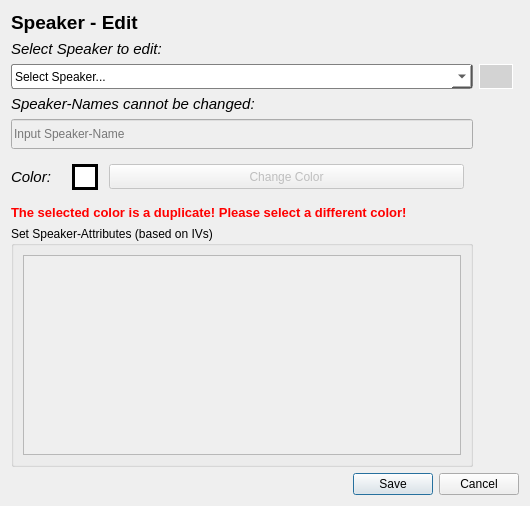
<?xml version="1.0" encoding="UTF-8"?>
<ui version="4.0">
 <class>SpeakerEditorDialog</class>
 <widget class="QDialog" name="SpeakerEditorDialog">
  <property name="geometry">
   <rect>
    <x>0</x>
    <y>0</y>
    <width>530</width>
    <height>506</height>
   </rect>
  </property>
  <property name="windowTitle">
   <string>Dialog</string>
  </property>
  <layout class="QGridLayout" name="gridLayout_2">
   <item row="8" column="0">
    <widget class="QWidget" name="widget_colorcontents" native="true">
     <layout class="QHBoxLayout" name="horizontalLayout">
      <property name="leftMargin">
       <number>0</number>
      </property>
      <item>
       <widget class="QLabel" name="label_currentcolor">
        <property name="sizePolicy">
         <sizepolicy hsizetype="Maximum" vsizetype="Preferred">
          <horstretch>0</horstretch>
          <verstretch>0</verstretch>
         </sizepolicy>
        </property>
        <property name="font">
         <font>
          <pointsize>11</pointsize>
          <italic>true</italic>
         </font>
        </property>
        <property name="text">
         <string>Color:</string>
        </property>
       </widget>
      </item>
      <item>
       <spacer name="horizontalSpacer_2">
        <property name="orientation">
         <enum>Qt::Horizontal</enum>
        </property>
        <property name="sizeType">
         <enum>QSizePolicy::Fixed</enum>
        </property>
        <property name="sizeHint" stdset="0">
         <size>
          <width>15</width>
          <height>20</height>
         </size>
        </property>
       </spacer>
      </item>
      <item>
       <widget class="QLabel" name="label_colorsquare">
        <property name="styleSheet">
         <string notr="true">QLabel {
    background-color: rgb(255, 255, 255);
    border: 3px solid black; /* Change border properties as needed */
	max-height: 20px;
	max-width: 20px;
	min-height: 20px;
	min-width: 20px;
}</string>
        </property>
       </widget>
      </item>
      <item>
       <spacer name="horizontalSpacer">
        <property name="orientation">
         <enum>Qt::Horizontal</enum>
        </property>
        <property name="sizeType">
         <enum>QSizePolicy::Fixed</enum>
        </property>
        <property name="sizeHint" stdset="0">
         <size>
          <width>5</width>
          <height>20</height>
         </size>
        </property>
       </spacer>
      </item>
      <item>
       <widget class="QPushButton" name="btn_changecolor">
        <property name="enabled">
         <bool>false</bool>
        </property>
        <property name="sizePolicy">
         <sizepolicy hsizetype="Preferred" vsizetype="Fixed">
          <horstretch>0</horstretch>
          <verstretch>0</verstretch>
         </sizepolicy>
        </property>
        <property name="minimumSize">
         <size>
          <width>25</width>
          <height>25</height>
         </size>
        </property>
        <property name="text">
         <string>Change Color</string>
        </property>
        <property name="checkable">
         <bool>false</bool>
        </property>
       </widget>
      </item>
     </layout>
    </widget>
   </item>
   <item row="11" column="0">
    <widget class="QGroupBox" name="groupBox_ivs">
     <property name="enabled">
      <bool>true</bool>
     </property>
     <property name="title">
      <string>Set Speaker-Attributes (based on IVs)</string>
     </property>
     <layout class="QVBoxLayout" name="verticalLayout">
      <item>
       <widget class="QScrollArea" name="scrollArea_ivs">
        <property name="enabled">
         <bool>true</bool>
        </property>
        <property name="widgetResizable">
         <bool>true</bool>
        </property>
        <widget class="QWidget" name="scrollArea_ivscontents">
         <property name="enabled">
          <bool>false</bool>
         </property>
         <property name="geometry">
          <rect>
           <x>0</x>
           <y>0</y>
           <width>453</width>
           <height>194</height>
          </rect>
         </property>
         <layout class="QGridLayout" name="gridLayout"/>
        </widget>
       </widget>
      </item>
     </layout>
    </widget>
   </item>
   <item row="3" column="0">
    <layout class="QHBoxLayout" name="horizontalLayout_2">
     <item>
      <widget class="QLabel" name="label_speakername">
       <property name="sizePolicy">
        <sizepolicy hsizetype="Maximum" vsizetype="Maximum">
         <horstretch>0</horstretch>
         <verstretch>0</verstretch>
        </sizepolicy>
       </property>
       <property name="font">
        <font>
         <pointsize>11</pointsize>
         <italic>true</italic>
        </font>
       </property>
       <property name="text">
        <string>Speaker-Names cannot be changed:</string>
       </property>
      </widget>
     </item>
     <item alignment="Qt::AlignRight">
      <widget class="QLabel" name="label_variableinputwarning">
       <property name="font">
        <font>
         <pointsize>10</pointsize>
         <bold>true</bold>
        </font>
       </property>
       <property name="styleSheet">
        <string notr="true">QLabel{color:red;}</string>
       </property>
       <property name="text">
        <string/>
       </property>
      </widget>
     </item>
    </layout>
   </item>
   <item row="2" column="0">
    <widget class="QComboBox" name="comboBox_selectspeaker">
     <property name="minimumSize">
      <size>
       <width>119</width>
       <height>25</height>
      </size>
     </property>
     <property name="styleSheet">
      <string notr="true">QComboBox {
    background-color: white;
    border: 1px solid gray;
    border-radius: 3px;
    padding: 1px 18px 1px 3px;
    min-width: 6em;
}

QComboBox::drop-down {
    subcontrol-origin: padding;
    subcontrol-position: top right;
    width: 20px;
}
</string>
     </property>
     <property name="currentText">
      <string/>
     </property>
     <property name="insertPolicy">
      <enum>QComboBox::InsertAlphabetically</enum>
     </property>
     <property name="placeholderText">
      <string>Select Speaker...</string>
     </property>
    </widget>
   </item>
   <item row="2" column="1">
    <widget class="QPushButton" name="btn_delete_speaker">
     <property name="enabled">
      <bool>false</bool>
     </property>
     <property name="minimumSize">
      <size>
       <width>25</width>
       <height>25</height>
      </size>
     </property>
     <property name="styleSheet">
      <string notr="true">QPushButton {
    background-color: lightgrey;
    border: 1px solid white;
	color: white;
}

QPushButton:hover {
    background-color: lightgrey;
    color: dark grey; 
	text-decoration: underline;
}

QPushButton:pressed {
    background-color: white;
}

QPushButton:focus {
    border: 1px solid white;
}

QPushButton::menu-indicator {
    image: none;
}</string>
     </property>
     <property name="text">
      <string/>
     </property>
     <property name="icon">
      <iconset resource="resources.qrc">
       <normaloff>:/images/images/trash_icon.png</normaloff>:/images/images/trash_icon.png</iconset>
     </property>
    </widget>
   </item>
   <item row="1" column="0">
    <widget class="QLabel" name="label_speakerselect">
     <property name="font">
      <font>
       <pointsize>11</pointsize>
       <italic>true</italic>
      </font>
     </property>
     <property name="text">
      <string>Select Speaker to edit:</string>
     </property>
    </widget>
   </item>
   <item row="6" column="0">
    <widget class="QLineEdit" name="lineEdit_nameinput">
     <property name="enabled">
      <bool>false</bool>
     </property>
     <property name="sizePolicy">
      <sizepolicy hsizetype="Minimum" vsizetype="Fixed">
       <horstretch>0</horstretch>
       <verstretch>0</verstretch>
      </sizepolicy>
     </property>
     <property name="minimumSize">
      <size>
       <width>0</width>
       <height>30</height>
      </size>
     </property>
     <property name="placeholderText">
      <string>Input Speaker-Name</string>
     </property>
    </widget>
   </item>
   <item row="0" column="0">
    <widget class="QLabel" name="label_header">
     <property name="font">
      <font>
       <pointsize>14</pointsize>
       <bold>true</bold>
      </font>
     </property>
     <property name="text">
      <string>Speaker - Edit</string>
     </property>
    </widget>
   </item>
   <item row="12" column="0" colspan="3">
    <widget class="QDialogButtonBox" name="buttonBox">
     <property name="orientation">
      <enum>Qt::Horizontal</enum>
     </property>
     <property name="standardButtons">
      <set>QDialogButtonBox::Cancel|QDialogButtonBox::Save</set>
     </property>
    </widget>
   </item>
   <item row="9" column="0">
    <widget class="QLabel" name="label_duplicate_color">
     <property name="font">
      <font>
       <pointsize>10</pointsize>
       <bold>true</bold>
      </font>
     </property>
     <property name="styleSheet">
      <string notr="true">QLabel{color: red;}</string>
     </property>
     <property name="text">
      <string>The selected color is a duplicate! Please select a different color!</string>
     </property>
    </widget>
   </item>
  </layout>
 </widget>
 <resources>
  <include location="resources.qrc"/>
 </resources>
 <connections>
  <connection>
   <sender>buttonBox</sender>
   <signal>rejected()</signal>
   <receiver>SpeakerEditorDialog</receiver>
   <slot>reject()</slot>
   <hints>
    <hint type="sourcelabel">
     <x>501</x>
     <y>482</y>
    </hint>
    <hint type="destinationlabel">
     <x>463</x>
     <y>354</y>
    </hint>
   </hints>
  </connection>
  <connection>
   <sender>buttonBox</sender>
   <signal>accepted()</signal>
   <receiver>SpeakerEditorDialog</receiver>
   <slot>accept()</slot>
   <hints>
    <hint type="sourcelabel">
     <x>428</x>
     <y>482</y>
    </hint>
    <hint type="destinationlabel">
     <x>310</x>
     <y>350</y>
    </hint>
   </hints>
  </connection>
 </connections>
</ui>
